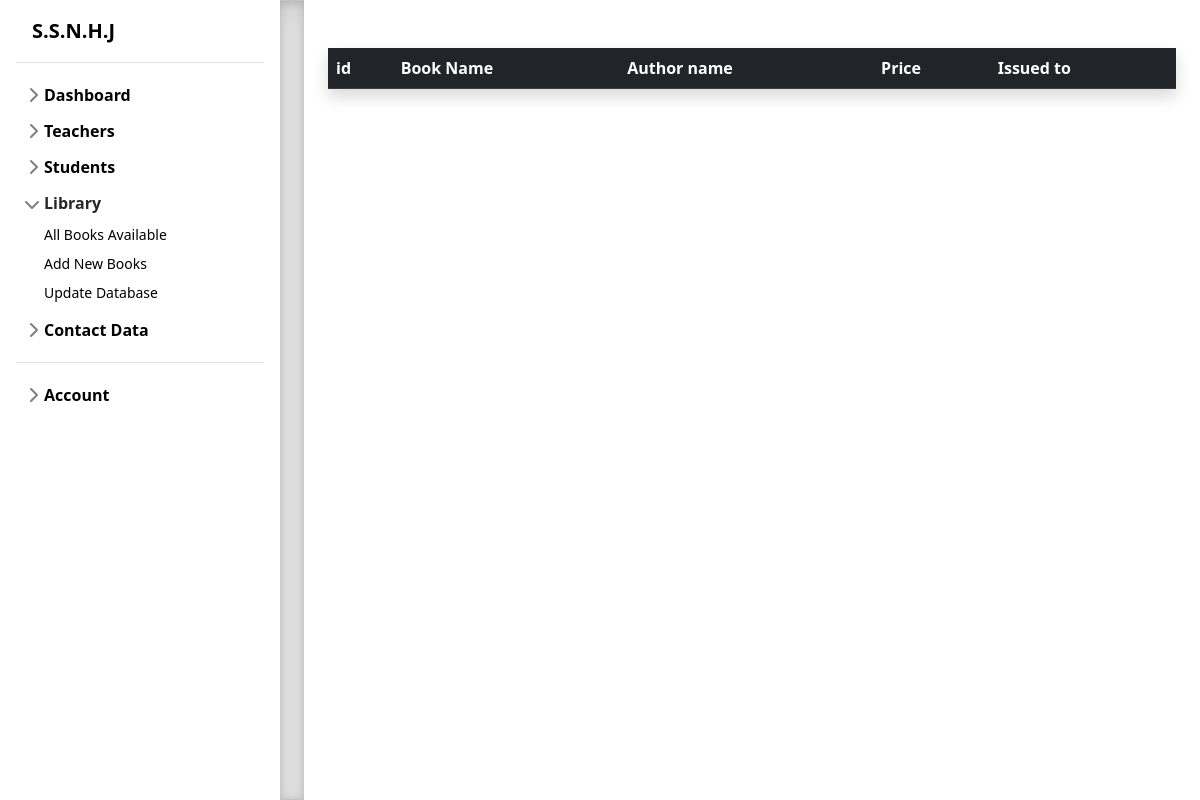
The app's page /dashboard/library.php (signed in), older data.
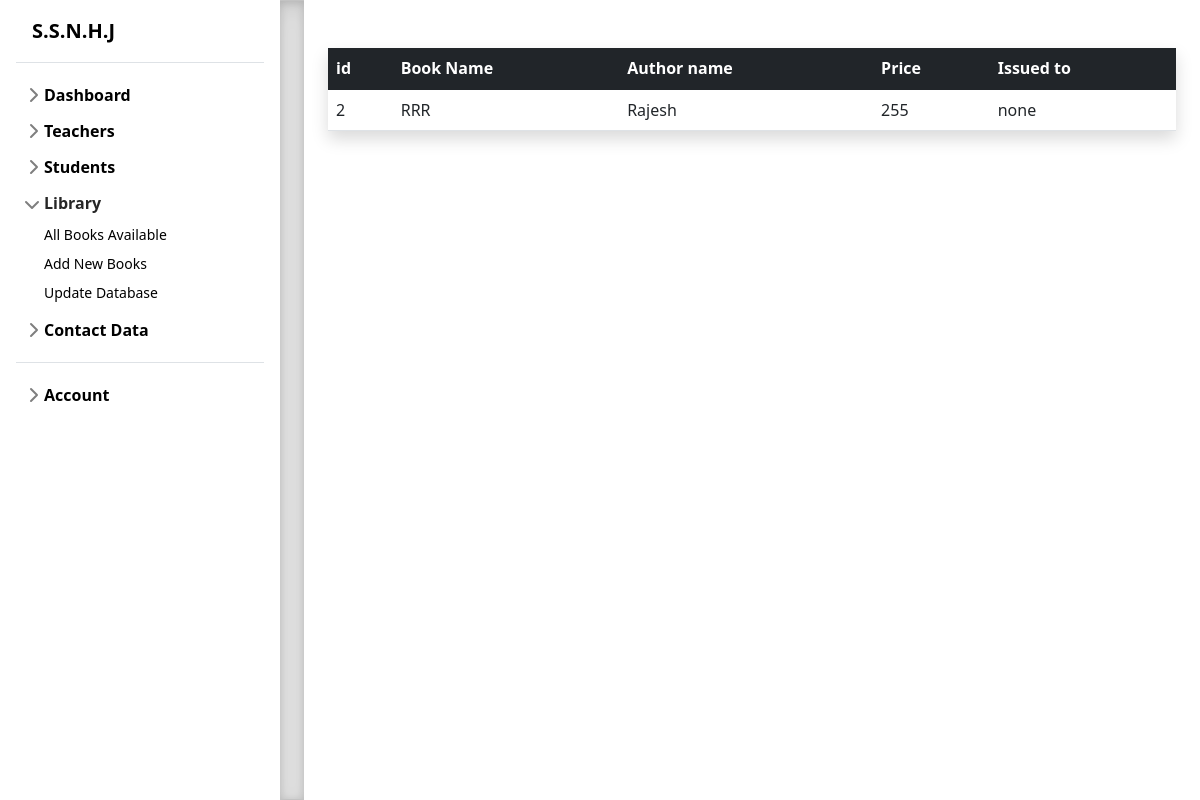
The same page, newer data.
### tables this page shows
CREATE TABLE `library` (
  `book_id` int(10) NOT NULL,
  `book_name` varchar(255) NOT NULL,
  `book_author` varchar(255) NOT NULL,
  `book_price` int(255) NOT NULL,
  `issued_to` varchar(255) NOT NULL DEFAULT 'none'
);

### dashboard/library.php (the view, shortened to what this page needs)
<?php
include 'components/header.php';
include 'connection.php' ?>
<main class="d-flex flex-nowrap">
  <slider class="flex-shrink-0 p-3" style="width: 280px;">
    <a href="index.php" class="d-flex align-items-center pb-3 mb-3 link-body-emphasis text-decoration-none border-bottom">
    <span class="fs-5 ms-3 fw-semibold">S.S.N.H.J</span>
    </a>
    <ul class="list-unstyled ps-0">
        <li class="mb-1">
          <button class="btn btn-toggle d-inline-flex align-items-center rounded border-0 collapsed" data-bs-toggle="collapse" data-bs-target="#dashboard-collapse" aria-expanded="false">
            Dashboard
          </button>
        </li>
        <li class="mb-1">
          <button class="btn btn-toggle d-inline-flex align-items-center rounded border-0 collapsed" data-bs-toggle="collapse" data-bs-target="#teachers-collapse" aria-expanded="false">
            Teachers
          </button>
        </li>
        <li class="mb-1">
          <button class="btn btn-toggle d-inline-flex align-items-center rounded border-0 collapsed" data-bs-toggle="collapse" data-bs-target="#students-collapse" aria-expanded="false">
            Students
          </button>
        </li>
        <li class="mb-1">
          <button class="btn btn-toggle d-inline-flex align-items-center rounded border-0 collapsed" data-bs-toggle="collapse" data-bs-target="#library-collapse" aria-expanded="true">
            Library
          </button>
          <div class="collapse show " id="library-collapse">
            <ul class="btn-toggle-nav list-unstyled fw-normal pb-1 small">
              <li><a href="library.php#all_books" class="link-body-emphasis d-inline-flex text-decoration-none rounded">All Books Available</a></li>
              <li><a href="library.php#add_new" class="link-body-emphasis d-inline-flex text-decoration-none rounded">Add New Books</a></li>
              <li><a href="library.php#update_books" class="link-body-emphasis d-inline-flex text-decoration-none rounded">Update Database</a></li>
            </ul>
          </div>
        </li>
      <li class="mb-1">
        <button class="btn btn-toggle d-inline-flex align-items-center rounded border-0 collapsed" data-bs-toggle="collapse" data-bs-target="#contact-data-collapse" aria-expanded="false">
          Contact Data
        </button>
      </li>
        <li class="border-top my-3"></li>
        <li class="mb-1">
          <button class="btn btn-toggle d-inline-flex align-items-center rounded border-0 collapsed" data-bs-toggle="collapse" data-bs-target="#account-collapse" aria-expanded="false">
            Account
          </button>
        </li>
    </ul>
  </slider>
<div class="b-example-divider b-example-vr"></div>
<div class="main_container py-4 px-4 w-100">
  <div class="full_block py-4 " id="all_books">
    <table class="table table-hover shadow">
      <thead>
        <tr class="table-dark">
          <th scope="col">id</th>
          <th scope="col">Book Name</th>
          <th scope="col">Author name</th>
          <th scope="col">Price</th>
          <th scope="col">Issued to</th>
        </tr>
      </thead>
      <tbody class="table-group-divider">
        <?php
        $sql = "SELECT * FROM `library`";
        $result = mysqli_query($conn, $sql);
        if($result){
          foreach($result as $value){
            echo "<tr>";
            echo "<td>".$value['book_id']."</td>";
            echo "<td>".$value['book_name']."</td>";
            echo "<td>".$value['book_author']."</td>";
            echo "<td>".$value['book_price']."</td>";
            echo "<td>".$value['issued_to']."</td>";
            echo "</tr>";
          }
        }
        ?>
      </tbody>
    </table>
  </div>
</div>
</main>
</body>
</html>

Row changes from the older to the newer data that the page shows:
added library: book_id "2", book_name "RRR", book_author "Rajesh", book_price "255", issued_to "none"
